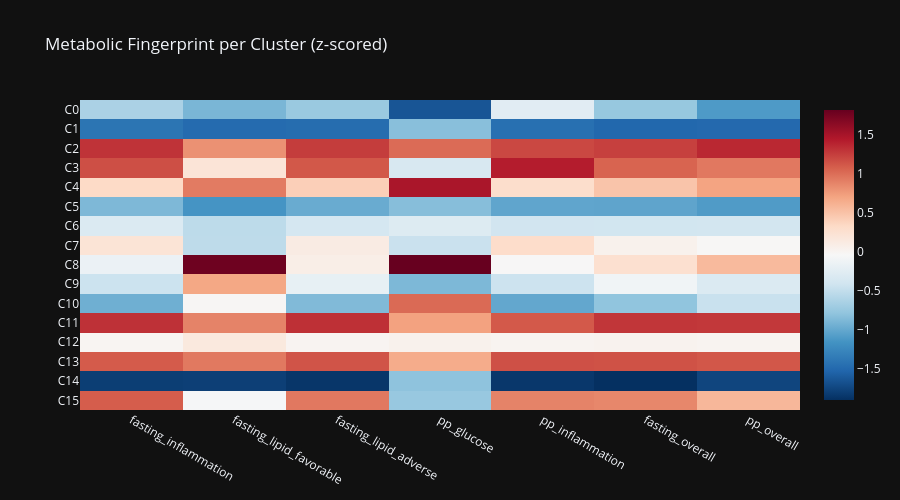

The notebook cell this image was saved under:
### Code cell
metabolic_scores = pd.DataFrame(index=range(K))

for ci in range(K):
    centroid = pd.Series(centroids_original[ci], index=important_species)
    
    for cat, markers in MARKER_CATEGORIES.items():
        if markers:
            vals = fasting_135[markers].T @ centroid
            metabolic_scores.loc[ci, f'fasting_{cat}'] = vals.mean()
    
    for cat, markers in pp_categories.items():
        if markers:
            vals = postprandial_135[markers].T @ centroid
            metabolic_scores.loc[ci, cat] = vals.mean()
    
    all_fasting = fasting_135.T @ centroid
    metabolic_scores.loc[ci, 'fasting_overall'] = all_fasting.mean()
    all_pp = postprandial_135.T @ centroid
    metabolic_scores.loc[ci, 'pp_overall'] = all_pp.mean()

metabolic_scores.index.name = 'cluster'

cols_to_plot = [c for c in metabolic_scores.columns if metabolic_scores[c].notna().all() and metabolic_scores[c].std() > 0]
if cols_to_plot:
    normed = metabolic_scores[cols_to_plot].apply(lambda x: (x - x.mean()) / x.std())
    fig = px.imshow(normed.values, x=cols_to_plot, y=[f'C{i}' for i in range(K)],
        color_continuous_scale='RdBu_r', aspect='auto',
        title='Metabolic Fingerprint per Cluster (z-scored)',
        template=PLOTLY_DARK, width=900, height=500)
    fig.show()
else:
    print('No valid metabolic category columns to plot — check marker name matching above')

print(metabolic_scores.round(6).to_string())

### Figure 1 — Plotly figure (JSON) as saved in the notebook; plotly's stock layout.template omitted (floating-point values rounded to 4 significant figures)
{"data": [{"coloraxis": "coloraxis", "hovertemplate": "x: %{x}<br>y: %{y}<br>color: %{z}<extra></extra>", "name": "0", "type": "heatmap", "x": ["fasting_inflammation", "fasting_lipid_favorable", "fasting_lipid_adverse", "pp_glucose", "pp_inflammation", "fasting_overall", "pp_overall"], "xaxis": "x", "y": ["C0", "C1", "C2", "C3", "C4", "C5", "C6", "C7", "C8", "C9", "C10", "C11", "C12", "C13", "C14", "C15"], "yaxis": "y", "z": [[-0.6343, -0.8904, -0.7296, -1.639, -0.2535, -0.7495, -1.097], [-1.402, -1.48, -1.469, -0.8217, -1.444, -1.508, -1.495], [1.314, 0.813, 1.262, 1.018, 1.205, 1.245, 1.371], [1.169, 0.2122, 1.122, -0.3391, 1.431, 1.06, 0.9483], [0.3369, 0.9317, 0.4165, 1.489, 0.2939, 0.4926, 0.7111], [-0.8745, -1.142, -0.9735, -0.83, -1.015, -1.021, -1.091], [-0.314, -0.5272, -0.3647, -0.2885, -0.3986, -0.3942, -0.3858], [0.2188, -0.5219, 0.1176, -0.4516, 0.3064, 0.04737, -0.02014], [-0.1524, 1.787, 0.08964, 1.823, -0.0291, 0.2648, 0.5603], [-0.4355, 0.6892, -0.1882, -0.8764, -0.4299, -0.1081, -0.3078], [-0.944, -0.01443, -0.858, 1.026, -1.001, -0.7824, -0.4521], [1.324, 0.89, 1.329, 0.7247, 1.113, 1.296, 1.286], [-0.0003988, 0.155, 0.01366, 0.04883, 0.01789, 0.03241, 0.01918], [1.103, 0.9437, 1.139, 0.658, 1.16, 1.151, 1.124], [-1.801, -1.792, -1.856, -0.7959, -1.847, -1.895, -1.752], [1.093, -0.05334, 0.9492, -0.7459, 0.8927, 0.8682, 0.5803]]}], "layout": {"coloraxis": {"colorscale": [[0, "rgb(5,48,97)"], [0.1, "rgb(33,102,172)"], [0.2, "rgb(67,147,195)"], [0.3, "rgb(146,197,222)"], [0.4, "rgb(209,229,240)"], [0.5, "rgb(247,247,247)"], [0.6, "rgb(253,219,199)"], [0.7, "rgb(244,165,130)"], [0.8, "rgb(214,96,77)"], [0.9, "rgb(178,24,43)"], [1, "rgb(103,0,31)"]]}, "height": 500, "title": {"text": "Metabolic Fingerprint per Cluster (z-scored)"}, "width": 900, "xaxis": {"anchor": "y", "domain": [0, 1]}, "yaxis": {"anchor": "x", "autorange": "reversed", "domain": [0, 1]}}}
